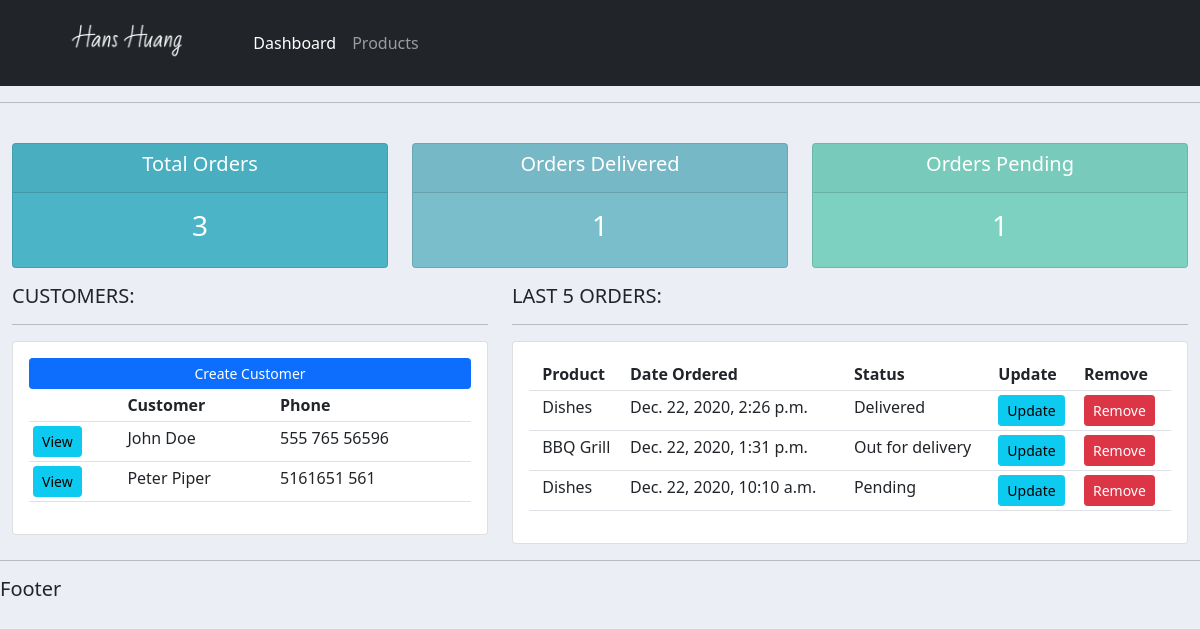
The app's page /, older data.
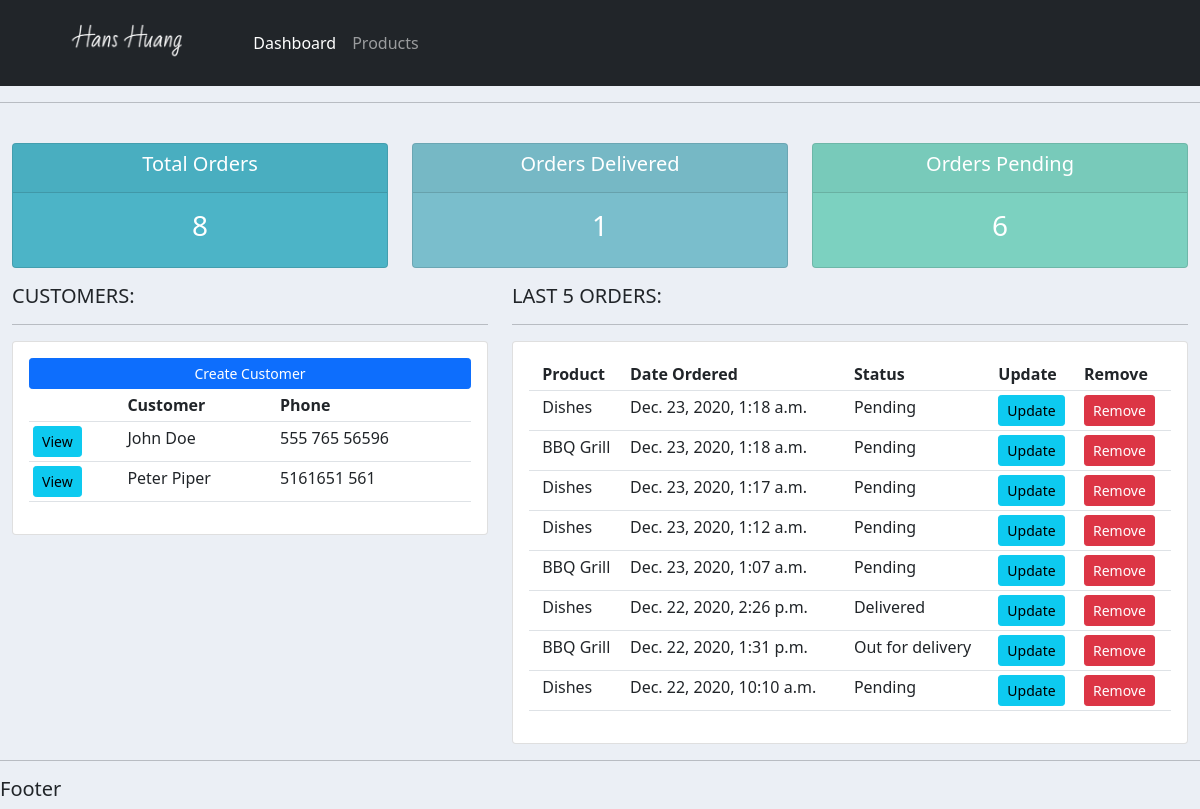
The same page, newer data.
### accounts/models.py (models this page shows, shortened)
class Customer(models.Model):
    name = models.CharField(max_length=200, null=True)
    phone = models.CharField(max_length=200, null=True)
    email = models.CharField(max_length=200, null=True)
    date_created = models.DateTimeField(auto_now_add=True, null=True)

class Order(models.Model):
    STATUS = (
        ('Pending', 'Pending'),
        ('Out for delivery', 'Out for delivery'),
        ('Delivered', 'Delivered'),
    )
    customer = models.ForeignKey(Customer, null=True, on_delete=models.SET_NULL)
    product = models.ForeignKey(Product, null=True, on_delete=models.SET_NULL)
    date_created = models.DateTimeField(auto_now_add=True, null=True)
    status = models.CharField(max_length=200, null=True, choices=STATUS)

class Product(models.Model):
    CATEGORY = (
        ('Indoor', 'Indoor'),
        ('Out Door', 'Out Door'),
    )
    name = models.CharField(max_length=200, null=True)
    price = models.FloatField(null=True)
    category = models.CharField(max_length=200, null=True, choices=CATEGORY)
    description = models.CharField(max_length=200, null=True, blank=True)
    date_created = models.DateTimeField(auto_now_add=True, null=True)
    tags = models.ManyToManyField(Tag)
    def __str__(self):
        return self.name

### accounts/views.py (the view)
# urls.py: path('', views.home, name='home'),
def home(request):
    orders = Order.objects.all().order_by('-date_created')
    customers = Customer.objects.all()
    total_orders = orders.count()
    delivered = orders.filter(status='Delivered').count()
    pending = orders.filter(status='Pending').count()
    context = {
        'orders': orders,
        'customers': customers,
        'total_orders': total_orders,
        'delivered': delivered,
        'pending': pending,
    }
    return render(request, 'accounts/dashboard.html', context)

### accounts/templates/accounts/dashboard.html (shortened to what this page needs)
{% extends 'base.html' %}
{% block content %}
    {% include 'accounts/status.html' %}
    <div class="row">
        <div class="col-md-5">
            <h5>CUSTOMERS:</h5>
            <hr>
            <div class="card card-body">
                <div class="d-grid gap-1">
                    <a href="" class="btn btn-primary btn-sm" type="button">Create Customer</a>
                </div>
                <table class="table table-sm">
                    <tr>
                        <th></th>
                        <th scope="col">Customer</th>
                        <th scope="col">Phone</th>
                    </tr>
                    {% for customer in customers %}
                        <tr>
                            <td><a class="btn btn-sm btn-info" href="{% url 'customer' customer.pk %}">View</a></td>
                            <td>{{ customer.name }}</td>
                            <td>{{ customer.phone }}</td>
                        </tr>
                    {% endfor %}
                </table>
            </div>
        </div>
        <div class="col-md-7">
            <h5>LAST 5 ORDERS:</h5>
            <hr>
            <div class="card card-body">
                <table class="table table-sm">
                    <tr>
                        <th></th>
                        <th scope="col">Product</th>
                        <th scope="col">Date Ordered</th>
                        <th scope="col">Status</th>
                        <th scope="col">Update</th>
                        <th scope="col">Remove</th>
                    </tr>
                    {% for order in orders %}
                        <tr>
                            <td></td>
                            <td>{{ order.product }}</td>
                            <td>{{ order.date_created }}</td>
                            <td>{{ order.status }}</td>
                            <td><a href="{% url 'update_order' order.pk %}" class="btn btn-sm btn-info">Update</a> </td>
                            <td><a href="{% url 'delete_order' order.pk %}" class="btn btn-sm btn-danger">Remove</a> </td>
                        </tr>
                    {% endfor %}
                </table>
            </div>
        </div>
    </div>
{% endblock %}

### accounts/templates/base.html (shortened to what this page needs)
{% load static %}
<!DOCTYPE html>
<html lang="en">
<head>
    <link href="https://cdn.jsdelivr.net/npm/bootstrap@5.0.0-beta1/dist/css/bootstrap.min.css" rel="stylesheet"
>
    <link rel="stylesheet" type="text/css" href="{% static '/css/main.css' %}">
</head>
<body>
{% include 'navbar.html' %}
<hr>
<div class="container-fluid">
    {% block content %}
    {% endblock %}
</div>
<hr>
<h5>Footer</h5>
</body>
</html>

### accounts/templates/navbar.html (shortened to what this page needs)
{% load static %}
<nav class="navbar navbar-expand-lg navbar-dark bg-dark">
    <div class="container-fluid">
        <img src="{% static 'images/signature.png' %}" height="70">
        <div class="collapse navbar-collapse" id="navbarNav">
            <ul class="navbar-nav">
                <li class="nav-item">
                    <a class="nav-link active" aria-current="page" href="{% url 'home' %}">Dashboard</a>
                </li>
                <li class="nav-item">
                    <a class="nav-link" href="{% url 'products' %}">Products</a>
                </li>
            </ul>
        </div>
    </div>
</nav>

### accounts/templates/accounts/status.html
<br>
<div class="row">
    <div class="col col-md">
        <div class="card text-center text-white mb-3" id="total-orders">
            <div class="card-header">
                <h5 class="card-title">Total Orders</h5>
            </div>
            <div class="card-body">
                <h3 class="card-title">{{ total_orders }}</h3>
            </div>
        </div>
    </div>
    <div class="col col-md">
        <div class="card text-center text-white mb-3" id="orders-delivered">
            <div class="card-header">
                <h5 class="card-title">Orders Delivered</h5>
            </div>
            <div class="card-body">
                <h3 class="card-title">{{ delivered }}</h3>
            </div>
        </div>
    </div>
    <div class="col col-md">
        <div class="card text-center text-white mb-3" id="orders-pending">
            <div class="card-header">
                <h5 class="card-title">Orders Pending</h5>
            </div>
            <div class="card-body">
                <h3 class="card-title">{{ pending }}</h3>
            </div>
        </div>
    </div>
</div>

### static/css/main.css (style rules this page uses)
body { background-color: #ebeff5; }
#total-orders { background-color: #4cb4c7; }
#orders-delivered { background-color: #7abecc; }
#orders-pending { background-color: #7cd1c0; }

Row changes from the older to the newer data that the page shows:
added Order: product "Dishes", date_created "Dec. 23, 2020, 1:18 a.m.", status "Pending"
added Order: product "BBQ Grill", date_created "Dec. 23, 2020, 1:18 a.m.", status "Pending"
added Order: product "Dishes", date_created "Dec. 23, 2020, 1:17 a.m.", status "Pending"
added Order: product "Dishes", date_created "Dec. 23, 2020, 1:12 a.m.", status "Pending"
added Order: product "BBQ Grill", date_created "Dec. 23, 2020, 1:07 a.m.", status "Pending"
Text that changed along with them:
{{ total_orders }}: "3" → "8"
{{ pending }}: "1" → "6"
